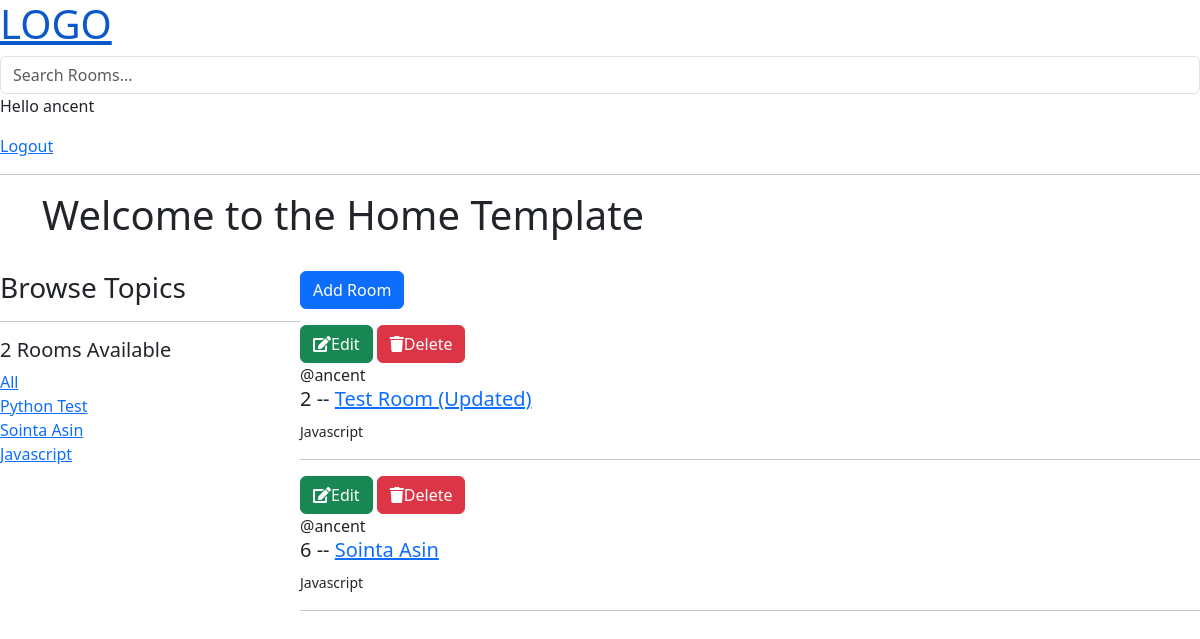
Screenshot of /?q=Javascript (signed in) with the database file from the repository.
### base/models.py (models this page shows)
class Topic(models.Model):
    name = models.CharField(max_length=200)
    def __str__(self):
        return self.name

class Room(models.Model):
    host = models.ForeignKey(User, on_delete=models.SET_NULL, null=True)
    topic = models.ForeignKey(Topic, on_delete=models.SET_NULL, null=True)
    name = models.CharField('Name', max_length=200)
    description = models.TextField(null=True, blank=True)
    updated_at = models.DateTimeField(auto_now=True)
    created_at = models.DateTimeField(auto_now_add=True)

### base/views.py (the view)
# urls.py: path('', views.home, name="home"),
def home(request):
    q = request.GET.get('q') if request.GET.get('q') != None else ''
    rooms = Room.objects.filter(
        Q(topic__name__icontains=q) |
        Q(name__icontains=q) |
        Q(description__icontains=q)
        )
    topics = Topic.objects.all()
    room_count = rooms.count()
    context = {'rooms': rooms, 'topics': topics, 'room_count': room_count}
    return render(request, 'base/home.html', context)

### base/templates/base/home.html (shortened to what this page needs)
{% extends 'main.html' %}
{% block content %}
<div class="container">
    <h1>Welcome to the Home Template</h1><br/>
</div>
<div class="home-container">
    <div>
        <h3>Browse Topics</h3>
        <hr>
        <div>
            <h5>{{room_count}} Rooms Available</h5>
            <a href="{% url 'home' %}">All</a>
        </div>
        {% for topic in topics %}
        <div>
            <a href="{% url 'home' %}?q={{topic.name}}">{{topic}}</a>
        </div>
        {% endfor %}
    </div>
    <div>
        <a href="{% url 'create-room' %}" class="btn btn-primary">Add Room</a>
        <div >
            {% for room in rooms %}
            <div class="ml-5 mt-3 mb-3">
                {% if request.user == room.host %}
                <a href="{% url 'update-room' room.id %}" class="btn btn-success"><i class="fas fa-edit"></i>Edit</a>
                <a href="{% url 'delete-room' room.id %}" class="btn btn-danger"><i class="fas fa-trash"></i>Delete</a>
                {% endif %}
                <br>
                <span>@{{ room.host.username }}</span>
                <h5>{{room.id}} -- <a href="{% url 'room' room.id %}">{{room.name}}</a></h5>
                <small>{{room.topic.name}}</small>
                <hr>
            </div>
            {% endfor %}
        </div>
    </div>
</div>
{% endblock content %}

### templates/navbar.html
<a href="/">
    <h1>LOGO</h1>
</a>
<form method="GET" action="{% url 'home' %}">
    <input type="text" class="form-control" name="q" placeholder="Search Rooms..." >
</form>
{% if request.user.is_authenticated %}
<p>Hello {{ request.user }}</p>
<a href="{% url 'logout' %}"> Logout</a>
{% else %}
<a href="{% url 'login' %}">Login</a>
{% endif %}
<hr>

### base/templates/base/home.html (style rules this page uses)
.home-container { display: grid; grid-template-columns : 1fr 3fr; }

### rows the page displays
Topic: name "Python Test"
Topic: name "Sointa Asin"
Topic: name "Javascript"
Room: shows "Edit", host.username "ancent", id "2", name "Test Room (Updated)", topic.name "Javascript"
Room: shows "Edit", host.username "ancent", id "6", name "Sointa Asin", topic.name "Javascript"

### other values shown
{{ request.user }} "ancent"
{{ room_count }} "2"
